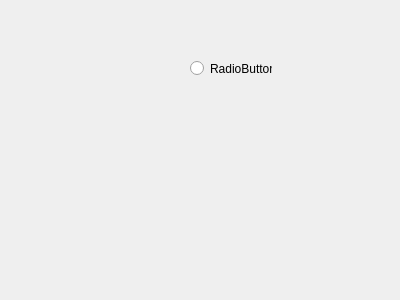
<?xml version="1.0" encoding="UTF-8"?>
<ui version="4.0">
 <class>Frame</class>
 <widget class="QFrame" name="Frame">
  <property name="geometry">
   <rect>
    <x>0</x>
    <y>0</y>
    <width>400</width>
    <height>300</height>
   </rect>
  </property>
  <property name="windowTitle">
   <string>Frame</string>
  </property>
  <widget class="QRadioButton" name="radioButton">
   <property name="geometry">
    <rect>
     <x>190</x>
     <y>60</y>
     <width>82</width>
     <height>17</height>
    </rect>
   </property>
   <property name="text">
    <string>RadioButton</string>
   </property>
  </widget>
 </widget>
 <resources/>
 <connections/>
</ui>
